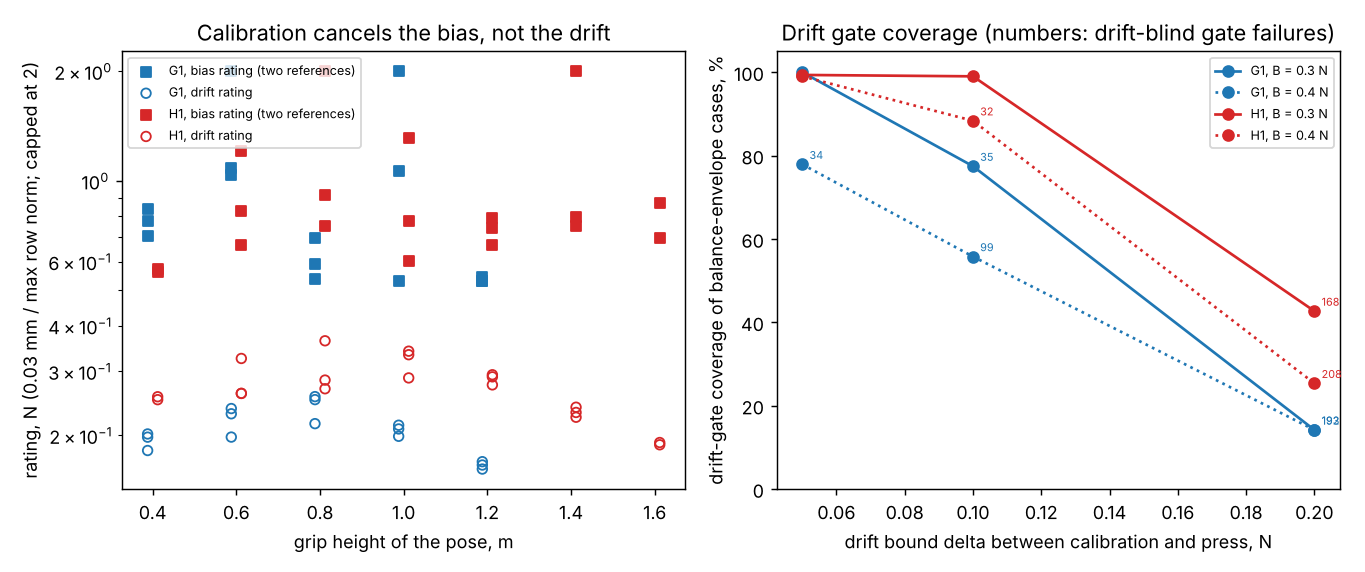

The script that saved this image:
"""Figure for milestone 70: python experiments/m70_drift/figure.py (reads results.json).

Left: each pose's two-pose bias rating 0.03 mm / max_k ||J_k|| and drift rating 0.03 mm / max_k ||S_k|| against its
grip height, from the S measured in this run. Right: drift-gate coverage of the balance-envelope cases against the
drift bound delta, per robot and bias bound B, with the number of presses the drift-blind gate passed that left
0.03 mm written beside each point."""
import json
import os

import numpy as np
import matplotlib
matplotlib.use("Agg")
import matplotlib.pyplot as plt  # noqa: E402

HERE = os.path.dirname(os.path.abspath(__file__))
D = json.load(open(os.path.join(HERE, "results.json")))
SPEC, BS, DS, G = D["spec_mm"], D["bs"], D["ds"], D["G"]

fig, (a1, a2) = plt.subplots(1, 2, figsize=(10.5, 4.4))
for n, col, dx in (("g1", "C0", -0.012), ("h1", "C3", 0.012)):
    pj, ps = {}, {}
    for x in D["runs"]:
        if x["robot"] != n:
            continue
        for rec in x["rows"]:
            if rec["S"] is None:
                continue
            p = tuple(rec["pose"])
            pj[p] = float(np.linalg.norm(np.array(rec["J"]), axis=1).max())
            ps[p] = float(np.linalg.norm(np.array(rec["S"]), axis=1).max())
    cap = lambda g: min(SPEC / g, 2.0) if g > 1e-12 else 2.0  # noqa: E731
    a1.scatter([p[0] + dx for p in pj], [cap(g) for g in pj.values()], marker="s", s=28, edgecolors=col,
               facecolors=col, label=f"{n.upper()}, bias rating (two references)")
    a1.scatter([p[0] + dx for p in ps], [cap(g) for g in ps.values()], marker="o", s=28, edgecolors=col,
               facecolors="none", label=f"{n.upper()}, drift rating")
a1.set_yscale("log")
a1.set_xlabel("grip height of the pose, m")
a1.set_ylabel("rating, N (0.03 mm / max row norm; capped at 2)")
a1.set_title("Calibration cancels the bias, not the drift")
a1.legend(fontsize=7, loc="upper left")
for n, col in (("g1", "C0"), ("h1", "C3")):
    for b, ls in zip(BS, ("-", ":")):
        ys = [G[f"{n} {b:g} {d:g}"]["ncov"] for d in DS]
        a2.plot(DS, ys, ls, color=col, marker="o", label=f"{n.upper()}, B = {b:g} N")
        for d, y in zip(DS, ys):
            o = G[f"{n} {b:g} {d:g}"]["oldover"]
            if o:
                a2.annotate(str(o), (d, y), textcoords="offset points", xytext=(4, 3), fontsize=6, color=col)
a2.set_xlabel("drift bound delta between calibration and press, N")
a2.set_ylabel("drift-gate coverage of balance-envelope cases, %")
a2.set_ylim(0, 105)
a2.set_title("Drift gate coverage (numbers: drift-blind gate failures)")
a2.legend(fontsize=7)
fig.tight_layout()
fig.savefig(os.path.join(HERE, "figure.png"), dpi=130)
print("wrote figure.png")
